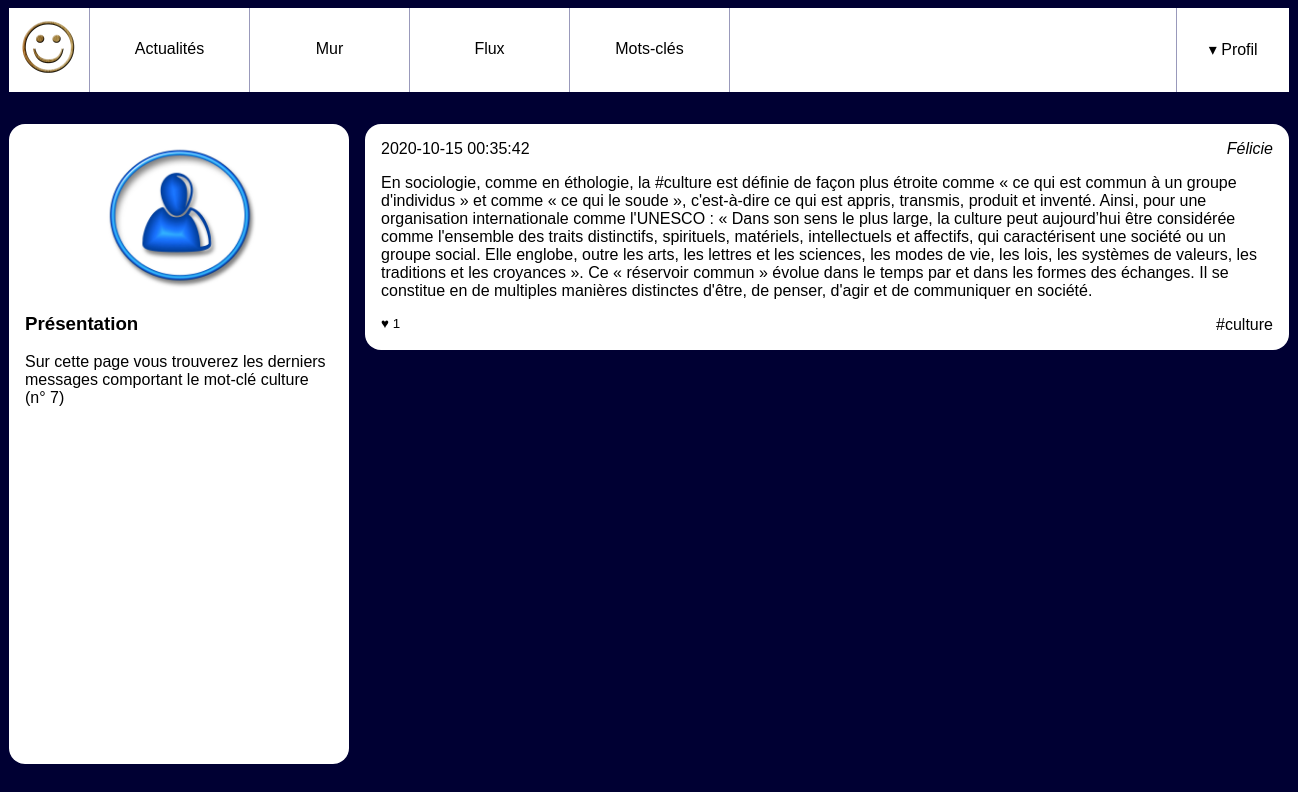
The page /pages/tags.php?tag_id=7 on the database its author committed.
### tables this page shows
CREATE TABLE `tags` (
  `id` int(10) UNSIGNED NOT NULL,
  `label` varchar(255) NOT NULL
);

CREATE TABLE `users` (
  `id` int(10) UNSIGNED NOT NULL,
  `email` varchar(255) NOT NULL,
  `password` varchar(255) NOT NULL,
  `alias` varchar(255) NOT NULL
);

### pages/tags.php (the view, shortened to what this page needs)
<?php
require 'header.php';
?>
        <div id="wrapper">
            <?php
            $tagId = $_GET['tag_id'];
            ?>
            <?php
            $mysqli = new mysqli("localhost", "root", "root", "socialnetwork");
            ?>
            <aside>
                <?php
                $laQuestionEnSql = "SELECT * FROM `tags` WHERE id=" . intval($tagId);
                $lesInformations = $mysqli->query($laQuestionEnSql);
                $tag = $lesInformations->fetch_assoc();
                ?>
                <img src="user.jpg" alt="Portrait de l'utilisatrice"/>
                <section>
                    <h3>Présentation</h3>
                    <p>Sur cette page vous trouverez les derniers messages comportant
                        le mot-clé <?php echo $tag['label'] ?>
                        (n° <?php echo $_GET['tag_id'] ?>)
                    </p>
                </section>
            </aside>
            <main>
                <?php
                $laQuestionEnSql = "SELECT `posts`.`content`,"
                        . "`posts`.`created`,"
                        . "`users`.`alias` as author_name,  "
                        . "`users`.`id` as author_id,  "
                        . "count(`likes`.`id`) as like_number,  "
                        . "GROUP_CONCAT(DISTINCT `tags`.`label`) AS taglist "
                        . "FROM `posts_tags` as filter "
                        . "JOIN `posts` ON `posts`.`id`=filter.`post_id`"
                        . "JOIN `users` ON `users`.`id`=`posts`.`user_id`"
                        . "LEFT JOIN `posts_tags` ON `posts`.`id` = `posts_tags`.`post_id`  "
                        . "LEFT JOIN `tags`       ON `posts_tags`.`tag_id`  = `tags`.`id` "
                        . "LEFT JOIN `likes`      ON `likes`.`post_id`  = `posts`.`id` "
                        . "WHERE filter.`tag_id`='" . intval($tagId) . "' "
                        . "GROUP BY `posts`.`id`"
                        . "ORDER BY `posts`.`created` DESC  "
                ;
                $lesInformations = $mysqli->query($laQuestionEnSql);
                while ($post = $lesInformations->fetch_assoc())
                {
                    ?>
                    <article>
                        <h3>
                            <time datetime='2020-02-01 11:12:13' ><?php echo $post['created'] ?></time>
                        </h3>
                        <address><nav>
                        <a href="wall.php?user_id=<?php echo $post['author_id'] ?>"><?php echo $post['author_name'] ?></a>
                    </nav></address>
                        <div>
                            <p><?php echo $post['content'] ?></p>
                        </div>
                        <footer>
                            <small>♥ <?php echo $post['like_number'] ?></small>
                            <a href="">#<?php echo $post['taglist'] ?></a>
                        </footer>
                    </article>
                <?php } ?>
            </main>
        </div>
    </body>
</html>

### pages/style.css (style rules this page uses)
body { background-color: #003; font-family: Arial; }
a { text-decoration: none; color:black; }
#wrapper { display:flex; width:80em; margin:0 auto 2em auto; }
#wrapper aside { background-color: #fff; flex:1; padding:1em; border-radius: 1em; }
#wrapper aside img { display: block; width:50%; margin:auto; }
#wrapper main { flex:3; padding-left:1em; height: 80vh; overflow-y: scroll; }
#wrapper main article { background-color: #fff; padding:1em; margin-bottom: 1em ; border-radius: 1em; }
#wrapper main article h3 { margin:0; padding:0; font-weight: normal; font-size:1em; }
#wrapper main article time { float:left; }
#wrapper main article address { text-align: right; margin-bottom: 1em; }
#wrapper main article p { margin:0; }
#wrapper main article footer { margin-top: 1em; text-align: right; }
#wrapper main article footer small { float:left; }

### rows shown on the page
tags: label "culture"
users: created "2020-10-15 00:35:42", alias "Félicie", content "En sociologie, comme en éthologie, la #culture est définie de façon plus étroite comme « ce qui est commun à un groupe d'individus » et comme « ce qui le soude », c'est-à-dire ce qui est appris, transmis, produit et inventé. Ainsi, pour une organisation internationale comme l'UNESCO : « Dans son sens le plus large, la culture peut aujourd’hui être considérée comme l'ensemble des traits distinctifs, spirituels, matériels, intellectuels et affectifs, qui caractérisent une société ou un groupe social. Elle englobe, outre les arts, les lettres et les sciences, les modes de vie, les lois, les systèmes de valeurs, les traditions et les croyances ». Ce « réservoir commun » évolue dans le temps par…", like_number "1", taglist "culture"

### other values the page prints
$_GET['tag_id'] "7"
